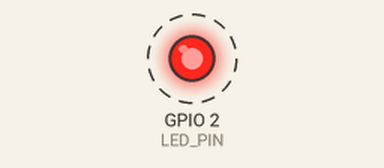
Simulated run of this program. Board: ESP32. Parts: output pins drawn as LEDs (lit = HIGH). Dashed ring = blinking. WiFi joins after 1.5 s; servers stay silent unless stated; what the program prints to the serial monitor is not drawn.

Above: at 3.6 s.
Timing chart, 0 to 6.5 s (numbered marks = the images above):
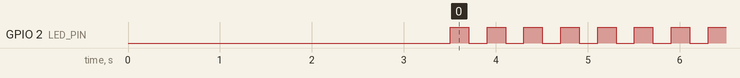

The program:

main.cpp
```cpp
#include <WiFi.h>
#include <WiFiManager.h>

WiFiManager wm;
#define LED_PIN 2   // ESP32 onboard LED (usually GPIO 2)
bool wasConnected = false;
bool ledState = false;
unsigned long previousMillis = 0;
const unsigned long DISCONNECTED_BLINK_MS = 1000;
const unsigned long CONNECTED_BLINK_MS = 200;

void blinkLed(unsigned long intervalMs) {
  if (millis() - previousMillis >= intervalMs) {
    previousMillis = millis();
    ledState = !ledState;
    digitalWrite(LED_PIN, ledState);
  }
}

void setup() {
  Serial.begin(115200);
  delay(2000);
  pinMode(LED_PIN, OUTPUT);
  Serial.println("\n\nESP32 WiFi Manager Starting...");
  WiFi.mode(WIFI_STA);
  // Keep loop running while the portal is active so LED can blink.
  wm.setConfigPortalBlocking(false);
  // Start WiFi Manager (AP portal will open if no WiFi saved)
  wm.autoConnect("ESP32-Config-Portal");
}

void loop() {
  wm.process();
  const bool isConnected = (WiFi.status() == WL_CONNECTED);

  if (!isConnected) {
    // Not connected -> slow blink
    blinkLed(DISCONNECTED_BLINK_MS);
    wasConnected = false;
  } else {
    // Connected -> fast blink
    blinkLed(CONNECTED_BLINK_MS);

    // Print IP only when connection is first established
    if (!wasConnected) {
      Serial.println("\nWi-Fi Connected Successfully!");
      Serial.print("IP Address: ");
      Serial.println(WiFi.localIP());
      wasConnected = true;
    }
  }
}
```

Measured:
- by itself, GPIO 2 (LED_PIN): alternates HIGH for 0.20 s and LOW for 0.20 s
